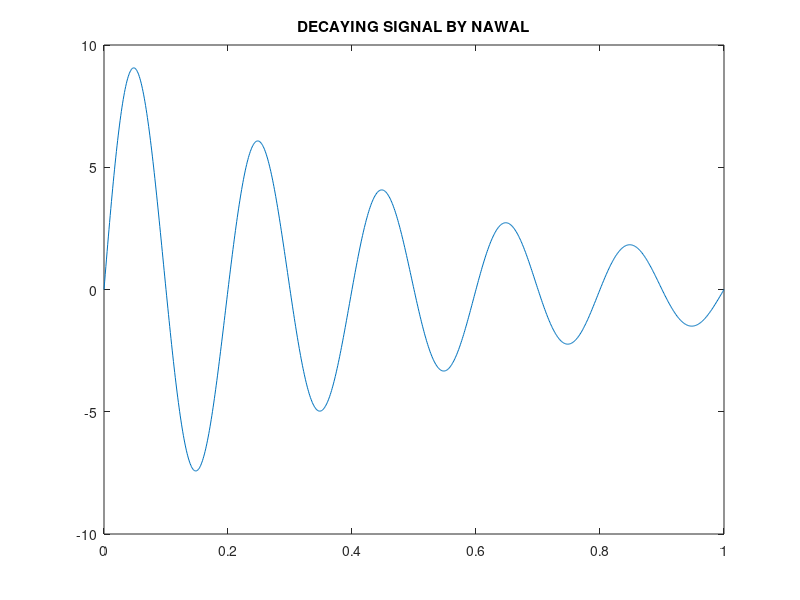

Source code (MATLAB):
% EXPONENTIALLY SIGNAL DECAYING EQUATION = y=a e^(-bt).*sin(wt) where
% wt=2*pi*f*t
% % EXPONENTIALLY SIGNAL INCREASING EQUATION = y=a e^(bt).*sin(wt) 
% USING USER INPUTMOF ANY FREQUENCY

t=0:0.001:1;
f=input('ENTER THE REQUIRED FREQUENCY');
a=10;
b=2;

y= a*exp(-b*t).*sin(2*pi*f*t);
plot(t,y);
title('DECAYING SIGNAL BY NAWAL')
